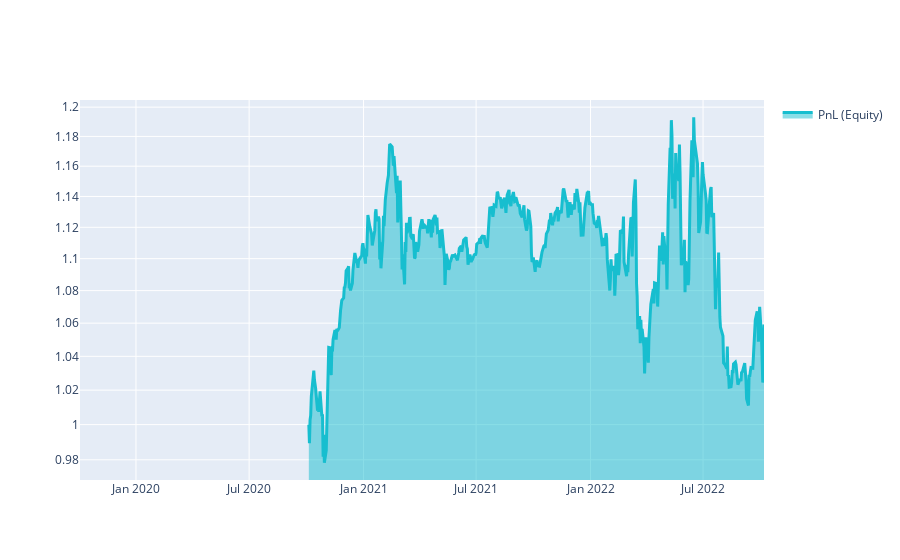

Write notebook code for a chart like this one.
### Markdown cell above
# Q18 Quick Start

This template shows you the basic steps for taking part to the **Q18 NASDAQ-100 Stock Long-Short contest**.

### Code cell
import xarray as xr

import qnt.ta as qnta
import qnt.data as qndata
import qnt.output as qnout
import qnt.stats as qns

data = qndata.stocks.load_ndx_data(min_date="2019-10-03")

close     = data.sel(field="close")
is_liquid = data.sel(field="is_liquid")
sma_slow  = qnta.sma(close, 150)
sma_fast  = qnta.sma(close, 15)
weights   = xr.where(sma_slow < sma_fast, 1, -1)
weights   = weights * is_liquid

weights = qnout.clean(weights, data, "stocks_nasdaq100")

# calc stats
stats = qns.calc_stat(data, weights.sel(time=slice("2020-10-03", None)))
display(stats.to_pandas().tail())

# graph
performance = stats.to_pandas()["equity"]
import qnt.graph as qngraph

qngraph.make_plot_filled(performance.index, performance, name="PnL (Equity)", type="log")

### Figure 1 — Plotly figure (JSON) as saved in the notebook; plotly's stock layout.template omitted (floating-point values rounded to 4 significant figures; data arrays with more than 128 entries replaced by an {"elided": "..."} marker saying what was removed)
{"data": [{"fill": "tonexty", "line": {"color": "#17BECF", "width": 3}, "name": "PnL (Equity)", "type": "scatter", "x": {"elided": "760 str values"}, "y": {"elided": "760 float values"}}], "layout": {"showlegend": true, "yaxis": {"range": [-0.01381, 0.08097], "type": "log"}}}
